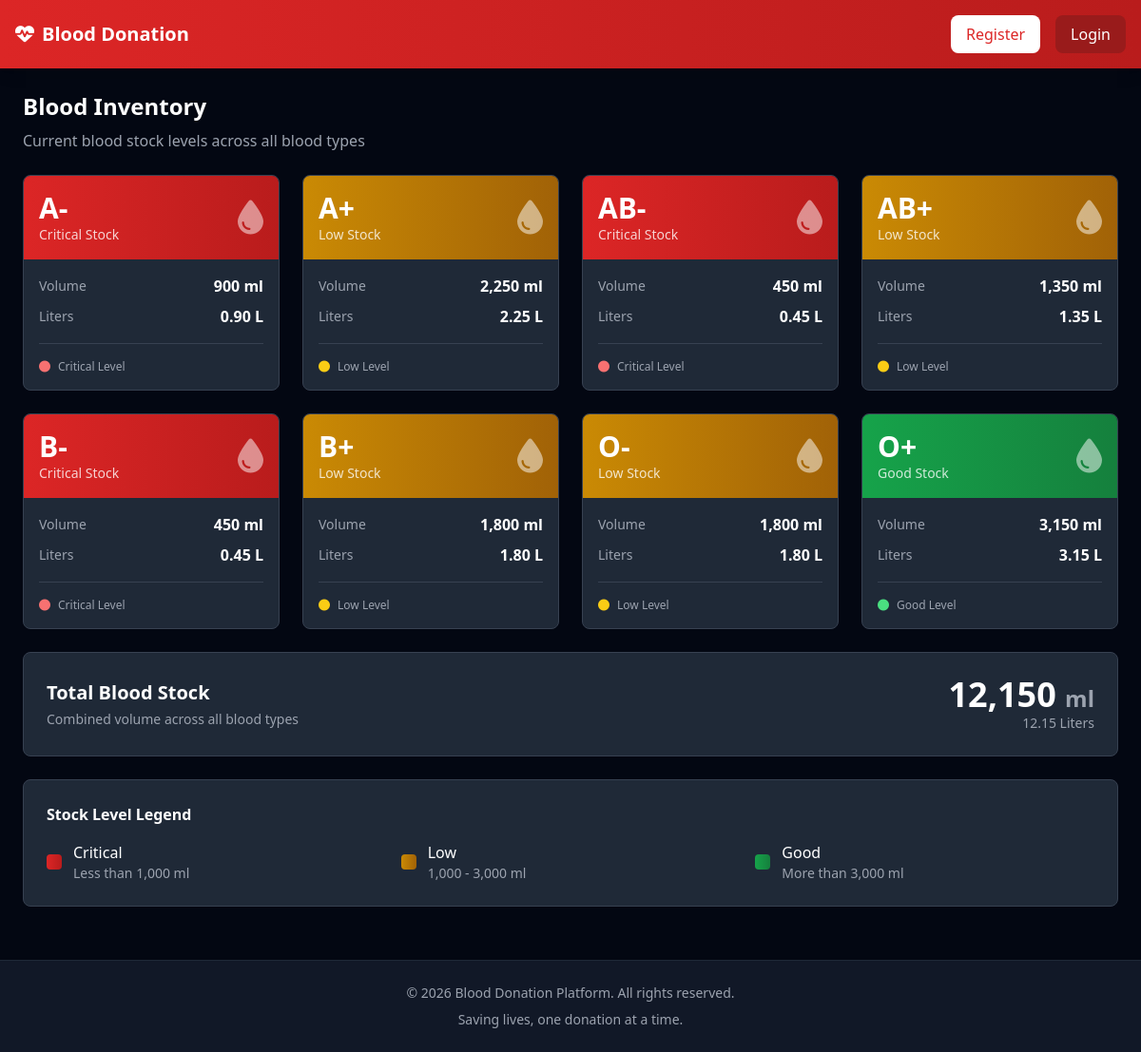
The page /inventory.php on the database its author committed.
### tables this page shows
CREATE TABLE IF NOT EXISTS blood_inventory (
  id INT AUTO_INCREMENT PRIMARY KEY,
  blood_type VARCHAR(3) NOT NULL,
  quantity_ml INT NOT NULL DEFAULT 0,
  last_updated TIMESTAMP DEFAULT CURRENT_TIMESTAMP ON UPDATE CURRENT_TIMESTAMP
);

### db.php (called while the page is built, shortened)
<?php
function current_user() {
    if (!isset($_SESSION['user_id'])) return null;
    return null;
}
?>

### inventory.php (the view, shortened to what this page needs)
<?php
require_once 'db.php';
include 'header.php';
?>
<div class="mb-6">
  <h2 class="text-2xl font-bold text-white mb-2">Blood Inventory</h2>
  <p class="text-gray-400">Current blood stock levels across all blood types</p>
</div>
<div class="grid grid-cols-1 md:grid-cols-2 lg:grid-cols-4 gap-6">
  <?php
  $res = $con->query("SELECT * FROM blood_inventory ORDER BY blood_type");
  $total_ml = 0;
  $blood_types = [];
  if ($res && $res->num_rows) {
      while ($row = $res->fetch_assoc()) {
          $blood_types[] = $row;
          $total_ml += $row['quantity_ml'];
      }
  }
  if (count($blood_types) > 0) {
      foreach ($blood_types as $row) {
          $quantity = (int)$row['quantity_ml'];
          $liters = number_format($quantity / 1000, 2);
          if ($quantity < 1000) {
              $status_color = 'from-red-600 to-red-700';
              $status_text = 'Critical';
              $icon_color = 'text-red-400';
          } elseif ($quantity < 3000) {
              $status_color = 'from-yellow-600 to-yellow-700';
              $status_text = 'Low';
              $icon_color = 'text-yellow-400';
          } else {
              $status_color = 'from-green-600 to-green-700';
              $status_text = 'Good';
              $icon_color = 'text-green-400';
          }
          echo '<div class="bg-gray-800 border border-gray-700 rounded-lg overflow-hidden hover:shadow-xl transition-all duration-300">';
          echo '<div class="bg-gradient-to-r ' . $status_color . ' p-4">';
          echo '<div class="flex items-center justify-between">';
          echo '<div>';
          echo '<h3 class="text-white text-3xl font-bold">' . htmlspecialchars($row['blood_type']) . '</h3>';
          echo '<p class="text-white/80 text-sm">' . $status_text . ' Stock</p>';
          echo '</div>';
          echo '<i class="fas fa-tint text-white text-4xl opacity-50"></i>';
          echo '</div>';
          echo '</div>';
          echo '<div class="p-4">';
          echo '<div class="space-y-2">';
          echo '<div class="flex justify-between items-center">';
          echo '<span class="text-gray-400 text-sm">Volume</span>';
          echo '<span class="text-white font-semibold">' . number_format($quantity) . ' ml</span>';
          echo '</div>';
          echo '<div class="flex justify-between items-center">';
          echo '<span class="text-gray-400 text-sm">Liters</span>';
          echo '<span class="text-white font-semibold">' . $liters . ' L</span>';
          echo '</div>';
          echo '</div>';
          echo '<div class="mt-4 pt-4 border-t border-gray-700">';
          echo '<div class="flex items-center gap-2">';
          echo '<i class="fas fa-circle ' . $icon_color . ' text-xs"></i>';
          echo '<span class="text-gray-400 text-xs">' . $status_text . ' Level</span>';
          echo '</div>';
          echo '</div>';
          echo '</div>';
          echo '</div>';
      }
  }
  ?>
</div>
<?php if (count($blood_types) > 0): ?>
<div class="mt-6 bg-gray-800 border border-gray-700 rounded-lg p-6">
  <div class="flex items-center justify-between">
    <div>
      <h3 class="text-xl font-bold text-white mb-1">Total Blood Stock</h3>
      <p class="text-gray-400 text-sm">Combined volume across all blood types</p>
    </div>
    <div class="text-right">
      <p class="text-4xl font-bold text-white"><?=number_format($total_ml)?> <span class="text-2xl text-gray-400">ml</span></p>
      <p class="text-gray-400 text-sm"><?=number_format($total_ml / 1000, 2)?> Liters</p>
    </div>
  </div>
</div>
<div class="mt-6 bg-gray-800 border border-gray-700 rounded-lg p-6">
  <h4 class="text-white font-semibold mb-4">Stock Level Legend</h4>
  <div class="grid grid-cols-1 md:grid-cols-3 gap-4">
    <div class="flex items-center gap-3">
      <div class="w-4 h-4 bg-gradient-to-r from-red-600 to-red-700 rounded"></div>
      <div>
        <p class="text-white font-medium">Critical</p>
        <p class="text-gray-400 text-sm">Less than 1,000 ml</p>
      </div>
    </div>
    <div class="flex items-center gap-3">
      <div class="w-4 h-4 bg-gradient-to-r from-yellow-600 to-yellow-700 rounded"></div>
      <div>
        <p class="text-white font-medium">Low</p>
        <p class="text-gray-400 text-sm">1,000 - 3,000 ml</p>
      </div>
    </div>
    <div class="flex items-center gap-3">
      <div class="w-4 h-4 bg-gradient-to-r from-green-600 to-green-700 rounded"></div>
      <div>
        <p class="text-white font-medium">Good</p>
        <p class="text-gray-400 text-sm">More than 3,000 ml</p>
      </div>
    </div>
  </div>
</div>
<?php endif; ?>
<?php include 'footer.php'; ?>

### header.php (shortened to what this page needs)
<?php
require_once __DIR__ . '/db.php';
$user = current_user();
$current_page = basename($_SERVER['PHP_SELF']);
?>
<!doctype html>
<html lang="en">
<head>
  <script src="https://cdn.tailwindcss.com"></script>
  <link rel="stylesheet" href="https://cdnjs.cloudflare.com/ajax/libs/font-awesome/6.4.0/css/all.min.css" />
  <link rel="stylesheet" href="assets/css/custom.css" />
</head>
<body class="bg-gray-950 text-white overflow-x-hidden">
  <?php if ($user): ?>
  <div id="sidebar" class="fixed left-0 top-0 w-64 h-screen bg-gray-900 border-r border-gray-800 z-40 transition-all duration-300 flex flex-col overflow-y-auto md:translate-x-0 -translate-x-full">
    <div class="border-b border-gray-800 p-6 text-center flex-shrink-0 mt-16 md:mt-0">
      <div class="w-16 h-16 bg-gradient-to-br from-red-500 to-red-700 rounded-full mx-auto mb-3 flex items-center justify-center overflow-hidden flex-shrink-0">
        <i class="fas fa-user text-white text-2xl"></i>
      </div>
      <h3 class="text-white font-semibold text-sm mb-1"><?php echo htmlspecialchars($user['full_name']); ?></h3>
      <p class="text-gray-400 text-xs uppercase tracking-wide"><?php echo htmlspecialchars($user['user_type']); ?></p>
    </div>
    <nav class="flex-1 py-4 px-0">
      <a href="dashboard.php" class="nav-item flex items-center px-6 py-3 text-gray-300 hover:text-white hover:bg-gray-800 transition-all duration-200 <?php echo $current_page == 'dashboard.php' ? 'bg-gray-800 text-white' : ''; ?>">
        <i class="fas fa-tachometer-alt w-5 text-center mr-4"></i>
        <span class="nav-text">Dashboard</span>
      </a>
      <?php if ($user['user_type'] === 'Donor'): ?>
        <a href="donate.php" class="nav-item flex items-center px-6 py-3 text-gray-300 hover:text-white hover:bg-gray-800 transition-all duration-200 <?php echo $current_page == 'donate.php' ? 'bg-gray-800 text-white' : ''; ?>">
          <i class="fas fa-hand-holding-heart w-5 text-center mr-4"></i>
          <span class="nav-text">Donate Blood</span>
        </a>
        <a href="my_donations.php" class="nav-item flex items-center px-6 py-3 text-gray-300 hover:text-white hover:bg-gray-800 transition-all duration-200 <?php echo $current_page == 'my_donations.php' ? 'bg-gray-800 text-white' : ''; ?>">
          <i class="fas fa-history w-5 text-center mr-4"></i>
          <span class="nav-text">My Donations</span>
        </a>
      <?php elseif ($user['user_type'] === 'Recipient'): ?>
        <a href="requests.php" class="nav-item flex items-center px-6 py-3 text-gray-300 hover:text-white hover:bg-gray-800 transition-all duration-200 <?php echo $current_page == 'requests.php' ? 'bg-gray-800 text-white' : ''; ?>">
          <i class="fas fa-paper-plane w-5 text-center mr-4"></i>
          <span class="nav-text">Request Blood</span>
        </a>
        <a href="my_requests.php" class="nav-item flex items-center px-6 py-3 text-gray-300 hover:text-white hover:bg-gray-800 transition-all duration-200 <?php echo $current_page == 'my_requests.php' ? 'bg-gray-800 text-white' : ''; ?>">
          <i class="fas fa-list w-5 text-center mr-4"></i>
          <span class="nav-text">My Requests</span>
        </a>
      <?php elseif ($user['user_type'] === 'Admin'): ?>
        <a href="admin_users.php" class="nav-item flex items-center px-6 py-3 text-gray-300 hover:text-white hover:bg-gray-800 transition-all duration-200 <?php echo $current_page == 'admin_users.php' ? 'bg-gray-800 text-white' : ''; ?>">
          <i class="fas fa-users-cog w-5 text-center mr-4"></i>
          <span class="nav-text">User Management</span>
        </a>
        <a href="reports.php" class="nav-item flex items-center px-6 py-3 text-gray-300 hover:text-white hover:bg-gray-800 transition-all duration-200 <?php echo $current_page == 'reports.php' ? 'bg-gray-800 text-white' : ''; ?>">
          <i class="fas fa-chart-bar w-5 text-center mr-4"></i>
          <span class="nav-text">Reports</span>
        </a>
      <?php elseif ($user['user_type'] === 'Staff'): ?>
        <a href="admin_actions.php" class="nav-item flex items-center px-6 py-3 text-gray-300 hover:text-white hover:bg-gray-800 transition-all duration-200 <?php echo $current_page == 'admin_actions.php' ? 'bg-gray-800 text-white' : ''; ?>">
          <i class="fas fa-tasks w-5 text-center mr-4"></i>
          <span class="nav-text">Blood Operations</span>
        </a>
      <?php endif; ?>
      <?php if ($user['user_type'] !== 'Admin'): ?>
        <a href="inventory.php" class="nav-item flex items-center px-6 py-3 text-gray-300 hover:text-white hover:bg-gray-800 transition-all duration-200 <?php echo $current_page == 'inventory.php' ? 'bg-gray-800 text-white' : ''; ?>">
          <i class="fas fa-warehouse w-5 text-center mr-4"></i>
          <span class="nav-text">Blood Inventory</span>
        </a>
      <?php endif; ?>
    </nav>
    <div class="border-t border-gray-800 p-4 flex-shrink-0">
      <a href="logout.php" class="flex items-center px-4 py-3 text-red-400 hover:text-red-300 hover:bg-red-900/20 rounded-lg transition-all duration-200">
        <i class="fas fa-sign-out-alt w-5 text-center mr-4"></i>
        <span class="nav-text">Logout</span>
      </a>
    </div>
  </div>
  <button id="menuToggle" class="fixed top-5 left-5 w-11 h-11 bg-gray-800 border border-gray-700 rounded-lg flex items-center justify-center md:hidden z-50 hover:bg-gray-700 transition-colors">
    <i class="fas fa-bars text-white"></i>
  </button>
  <div id="overlay" class="fixed inset-0 bg-black/60 z-30 md:hidden opacity-0 invisible transition-all duration-300"></div>
  <div class="md:ml-64 transition-all duration-300">
    <div class="bg-gray-900 border-b border-gray-800 sticky top-0 z-20">
      <div class="flex flex-col md:flex-row items-start md:items-center justify-between gap-4 p-6 mt-16 md:mt-0">
        <div class="flex-1">
          <h1 class="text-3xl font-bold text-white mb-1">Blood Donation Platform</h1>
          <p class="text-gray-400 text-sm"><?php echo htmlspecialchars($user['user_type']); ?> Dashboard</p>
        </div>
        <div class="flex items-center gap-4 w-full md:w-auto">
          <div class="flex items-center gap-3 bg-gray-800 px-3 py-2 rounded-lg">
            <div class="w-8 h-8 bg-gradient-to-br from-red-500 to-red-700 rounded-full flex items-center justify-center">
              <i class="fas fa-user text-white text-sm"></i>
            </div>
            <span class="text-sm text-white hidden sm:inline">Hi, <?php echo htmlspecialchars($user['full_name']); ?></span>
          </div>
        </div>
      </div>
    </div>
    <div class="p-6">
      <?php if ($m = flash('success')): ?>
        <div class="bg-green-900/30 border border-green-700 text-green-400 px-4 py-3 rounded-lg mb-4 flex items-center">
          <i class="fas fa-check-circle mr-3"></i>
          <span><?php echo htmlspecialchars($m); ?></span>
        </div>
      <?php endif; ?>
      <?php if ($m = flash('error')): ?>
        <div class="bg-red-900/30 border border-red-700 text-red-400 px-4 py-3 rounded-lg mb-4 flex items-center">
          <i class="fas fa-exclamation-circle mr-3"></i>
          <span><?php echo htmlspecialchars($m); ?></span>
        </div>
      <?php endif; ?>
  <?php else: ?>
  <nav class="bg-gradient-to-r from-red-600 to-red-700 text-white p-4 shadow-lg">
    <div class="max-w-7xl mx-auto flex justify-between items-center">
      <a href="index.php" class="font-bold text-xl flex items-center gap-2">
        <i class="fas fa-heartbeat"></i>
        Blood Donation
      </a>
      <div class="flex gap-4">
        <a href="register.php" class="px-4 py-2 bg-white text-red-600 rounded-lg hover:bg-gray-100 transition-colors font-medium">Register</a>
        <a href="login.php" class="px-4 py-2 bg-red-800 hover:bg-red-900 rounded-lg transition-colors font-medium">Login</a>
      </div>
    </div>
  </nav>
  <main class="max-w-7xl mx-auto p-6">
  <?php endif; ?>

### footer.php (shortened to what this page needs)
    <?php if ($user): ?>
    </div>
  </div>
  <?php else: ?>
  </main>
  <?php endif; ?>
  <footer class="bg-gray-900 border-t border-gray-800 mt-8 p-6 text-center text-sm text-gray-400">
    <div class="max-w-7xl mx-auto">
      <p>&copy; <?=date('Y')?> Blood Donation Platform. All rights reserved.</p>
      <p class="mt-2">Saving lives, one donation at a time.</p>
    </div>
  </footer>
</body>
</html>

### assets/css/custom.css (style rules this page uses)
html { scroll-behavior: smooth; }
* { transition: background-color 0.2s ease, color 0.2s ease, border-color 0.2s ease; }
button, a, input, select, textarea { transition: all 0.2s ease; }

### rows shown on the page
blood_inventory: blood_type "A-", quantity_ml "Critical", quantity_ml "900", quantity_ml "0.90"
blood_inventory: blood_type "A+", quantity_ml "Low", quantity_ml "2,250", quantity_ml "2.25"
blood_inventory: blood_type "AB-", quantity_ml "Critical", quantity_ml "450", quantity_ml "0.45"
blood_inventory: blood_type "AB+", quantity_ml "Low", quantity_ml "1,350", quantity_ml "1.35"
blood_inventory: blood_type "B-", quantity_ml "Critical", quantity_ml "450", quantity_ml "0.45"
blood_inventory: blood_type "B+", quantity_ml "Low", quantity_ml "1,800", quantity_ml "1.80"
blood_inventory: blood_type "O-", quantity_ml "Low", quantity_ml "1,800", quantity_ml "1.80"
blood_inventory: blood_type "O+", quantity_ml "Good", quantity_ml "3,150", quantity_ml "3.15"

### other values the page prints
$total_ml "12,150"
$total_ml / 1000 "12.15"
